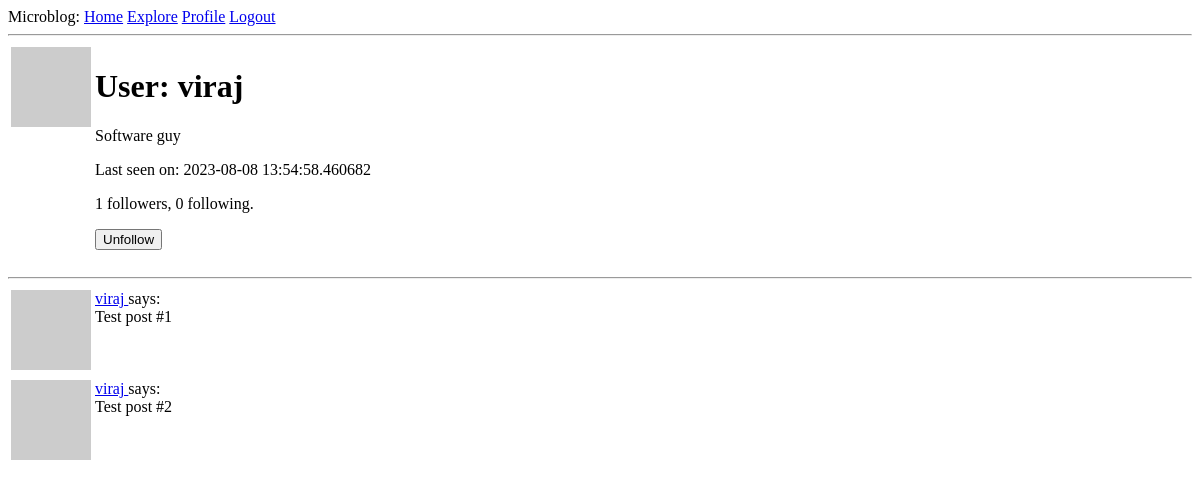
The page /user/viraj (signed in) on the database as committed earlier.
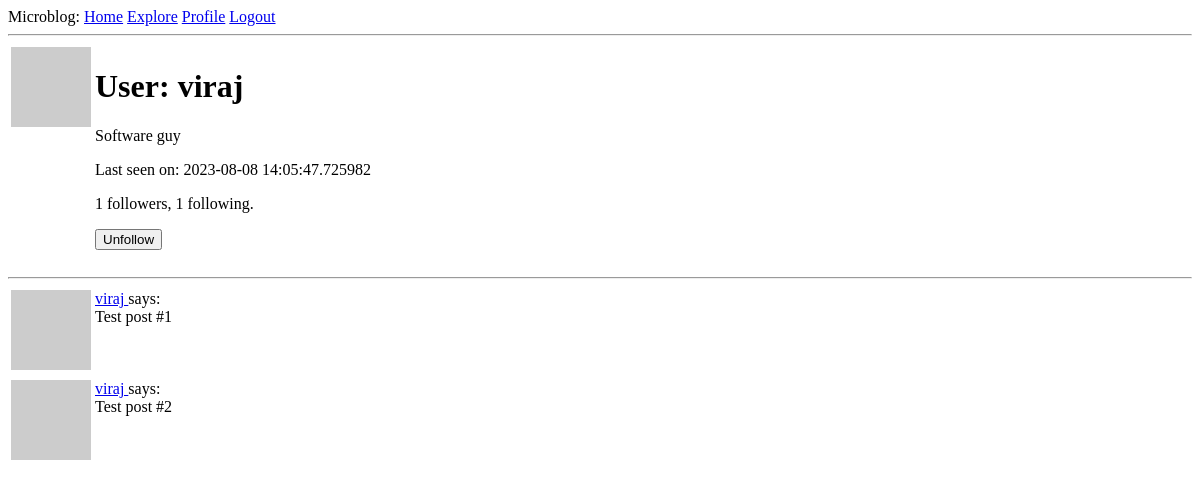
The same page on the database as committed later.
### app/models.py (models this page shows, shortened)
class User(UserMixin, db.Model):
  id = db.Column(db.Integer, primary_key=True)
  username = db.Column(db.String(64), index=True, unique=True)
  email = db.Column(db.String(120), index=True, unique=True)
  password_hash = db.Column(db.String(128))
  posts = db.relationship('Post', backref='author', lazy='dynamic')
  about_me = db.Column(db.String(140))
  last_seen = db.Column(db.DateTime, default=datetime.utcnow)
  followed = db.relationship('User',
                             secondary=followers,
                             primaryjoin=(followers.c.follower_id == id),
                             secondaryjoin=(followers.c.followed_id == id),
                             backref=db.backref('followers', lazy='dynamic'),
                             lazy='dynamic')
  def avatar(self, size):
    digest = md5(self.email.lower().encode('utf-8')).hexdigest()
    return 'https://gravatar.com/avatar/{}?d=identicon&s={}'.format(
      digest, size)
  def is_following(self, user):
    return self.followed.filter(followers.c.followed_id == user.id).count() > 0

### app/routes.py (the view)
@app.route('/user/<username>')
@login_required
def user(username):
  user = User.query.filter_by(username=username).first_or_404()
  posts = [
    {'author': user, 'body':'Test post #1'},
    {'author': user, 'body':'Test post #2'},
  ]
  form = EmptyForm()
  return render_template('user.html',user=user, posts=posts, form=form)

### app/forms.py
class EmptyForm(FlaskForm):
  submit = SubmitField('Submit')

### app/models.py (called while the page is built)
@login.user_loader
def load_user(id):
  return User.query.get(int(id))

### app/routes.py (called while the page is built)
@app.before_request
def before_request():
  if current_user.is_authenticated:
    current_user.last_seen = datetime.utcnow()
    db.session.commit()

### app/templates/user.html (shortened to what this page needs)
{% extends 'base.html' %}
{% block content %}
  <table>
    <tr valign="top">
      <td>
        <img src="{{ user.avatar(128) }}" alt="profile pic">
      </td>
      <td>
        <h1>User: {{ user.username }}</h1>
        {% if user.about_me %} <p>{{ user.about_me }}</p>{% endif %}
        {% if user.last_seen %} <p>Last seen on: {{user.last_seen}}</p>{% endif %}
        <p>{{ user.followers.count() }} followers, {{ user.followed.count() }} following.</p>
        {% if user == current_user %}
        <p><a href="{{ url_for('edit_profile') }}">Edit your profile</a></p>
        {% else %}
        <p>
            <form action="{{ url_for('unfollow', username=user.username) }}" method="post">
                {{ form.submit(value='Unfollow') }}
            </form>
        </p>
        {% endif %}
      </td>
    </tr>
  </table>
  <hr>
  {% for post in posts %}
    {% include '_post.html' %}
  {% endfor %}
{% endblock %}

### app/templates/_post.html
<table>
  <tr valign="top">
    <td><img src="{{ post.author.avatar(36) }}" alt=""></td>
    <td>
      <a href="{{url_for('user',username=post.author.username)}}">
      {{ post.author.username }}
      </a>
        says: <br>{{ post.body }}</td>
  </tr>
</table>

Rows that differ between the two databases and show on the page:
changed User "viraj": last_seen "2023-08-08 13:54:58.460682" → "2023-08-08 14:05:47.725982"
Other text that changed with them:
{{ user.followed.count() }}: "0" → "1"
